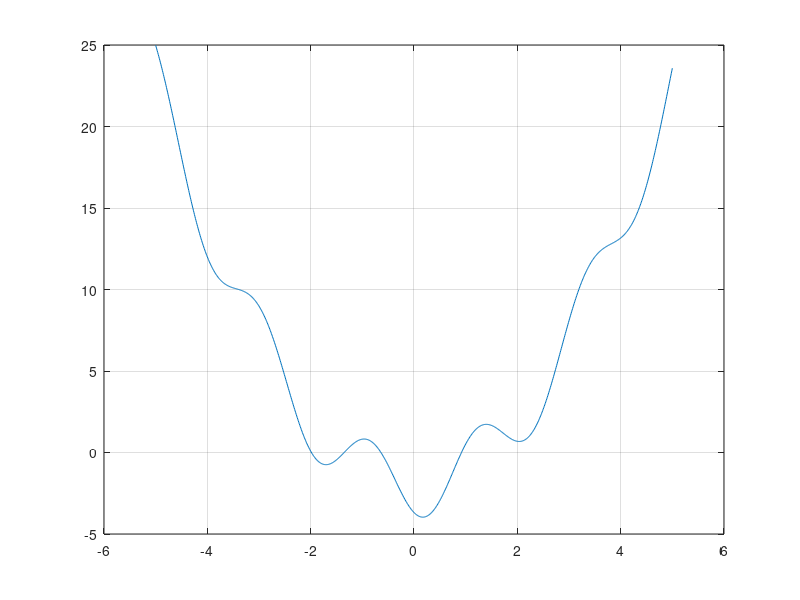

This figure's MATLAB source:
f = @(x) x.^2 - 2*sin(3*x+1) - 2;
%Genom test av stort intervall på x ser vi att 
%funktionen är strängt växande och endast har
%nollställen för små x
x = [-5:0.01:5];

%Genom att titta på grafen ser vi att alla 
%nollpunkter för f(x) befinner sig mellan 
%x=-3 och x=1

plot(x, f(x))


for i=-3: 2
    if fzero(@(x)f(x),i) ~= fzero(@(x)f(x),i-1)
        fzero(@(x)f(x),i)
    end
    end
    
grid on
